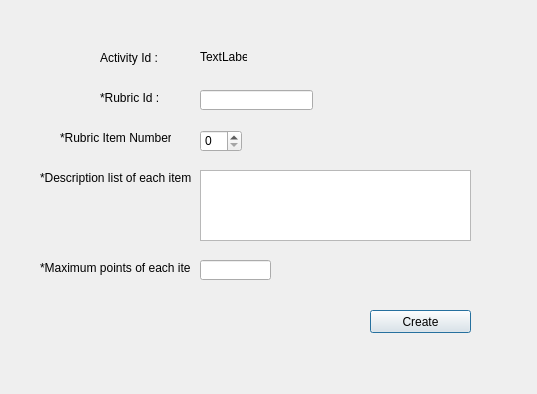
<?xml version="1.0" encoding="UTF-8"?>
<ui version="4.0">
 <class>createRubric</class>
 <widget class="QDialog" name="createRubric">
  <property name="geometry">
   <rect>
    <x>0</x>
    <y>0</y>
    <width>537</width>
    <height>394</height>
   </rect>
  </property>
  <property name="windowTitle">
   <string>Dialog</string>
  </property>
  <widget class="QPushButton" name="pushButton_createRubric">
   <property name="geometry">
    <rect>
     <x>370</x>
     <y>310</y>
     <width>101</width>
     <height>23</height>
    </rect>
   </property>
   <property name="text">
    <string>Create</string>
   </property>
  </widget>
  <widget class="QTextEdit" name="textEdit_descriptionRubric">
   <property name="geometry">
    <rect>
     <x>200</x>
     <y>170</y>
     <width>271</width>
     <height>71</height>
    </rect>
   </property>
  </widget>
  <widget class="QLabel" name="label">
   <property name="geometry">
    <rect>
     <x>100</x>
     <y>50</y>
     <width>61</width>
     <height>16</height>
    </rect>
   </property>
   <property name="text">
    <string>Activity Id :</string>
   </property>
  </widget>
  <widget class="QLineEdit" name="lineEdit_maxRubricPoint">
   <property name="geometry">
    <rect>
     <x>200</x>
     <y>260</y>
     <width>71</width>
     <height>20</height>
    </rect>
   </property>
  </widget>
  <widget class="QLabel" name="label_activityId">
   <property name="geometry">
    <rect>
     <x>200</x>
     <y>50</y>
     <width>47</width>
     <height>13</height>
    </rect>
   </property>
   <property name="text">
    <string>TextLabel</string>
   </property>
  </widget>
  <widget class="QSpinBox" name="spinBox_RubricNum">
   <property name="geometry">
    <rect>
     <x>200</x>
     <y>130</y>
     <width>42</width>
     <height>22</height>
    </rect>
   </property>
  </widget>
  <widget class="QLabel" name="label_6">
   <property name="geometry">
    <rect>
     <x>60</x>
     <y>130</y>
     <width>111</width>
     <height>16</height>
    </rect>
   </property>
   <property name="text">
    <string>*Rubric Item Number :</string>
   </property>
  </widget>
  <widget class="QLabel" name="label_9">
   <property name="geometry">
    <rect>
     <x>40</x>
     <y>170</y>
     <width>151</width>
     <height>16</height>
    </rect>
   </property>
   <property name="text">
    <string>*Description list of each item :</string>
   </property>
  </widget>
  <widget class="QLineEdit" name="intRubicId">
   <property name="geometry">
    <rect>
     <x>200</x>
     <y>90</y>
     <width>113</width>
     <height>20</height>
    </rect>
   </property>
  </widget>
  <widget class="QLabel" name="label_15">
   <property name="geometry">
    <rect>
     <x>100</x>
     <y>90</y>
     <width>61</width>
     <height>16</height>
    </rect>
   </property>
   <property name="text">
    <string>*Rubric Id :</string>
   </property>
  </widget>
  <widget class="QLabel" name="label_11">
   <property name="geometry">
    <rect>
     <x>40</x>
     <y>260</y>
     <width>151</width>
     <height>16</height>
    </rect>
   </property>
   <property name="text">
    <string>*Maximum points of each item :</string>
   </property>
  </widget>
 </widget>
 <resources/>
 <connections/>
</ui>
